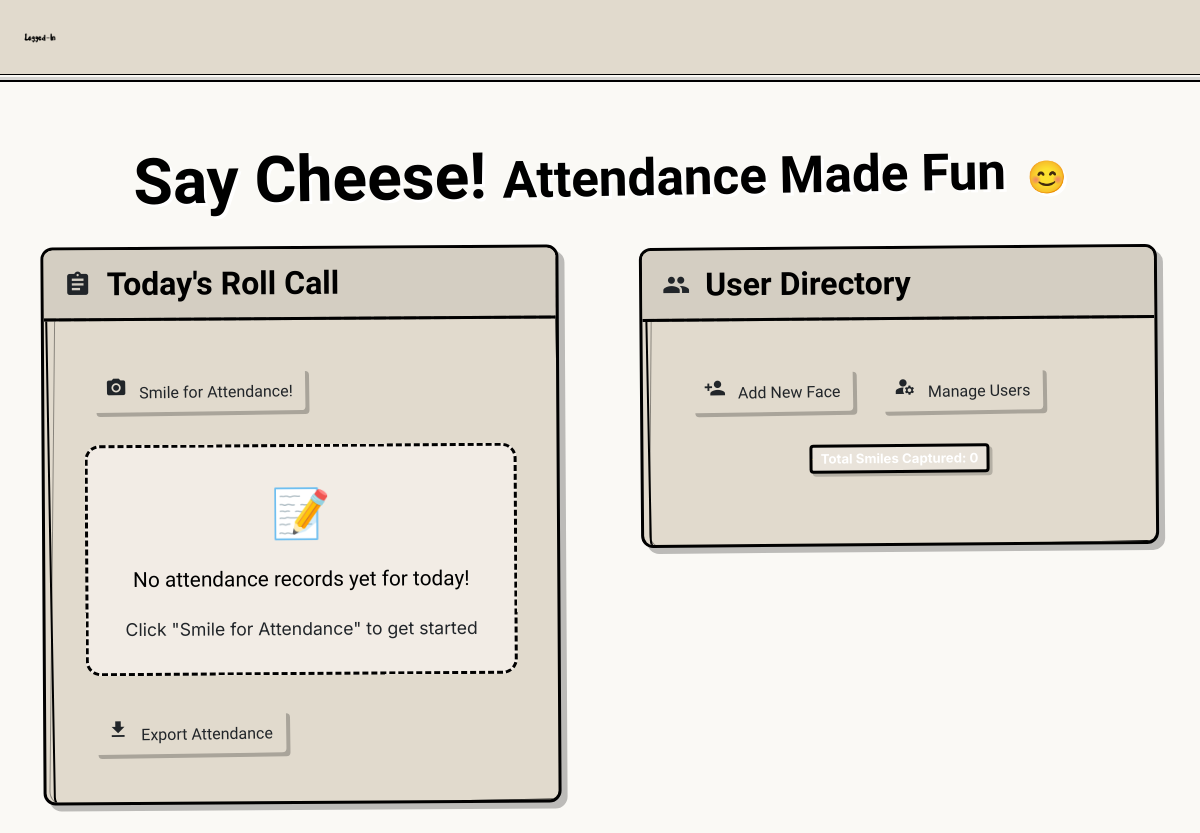
Before: / with the older database file.
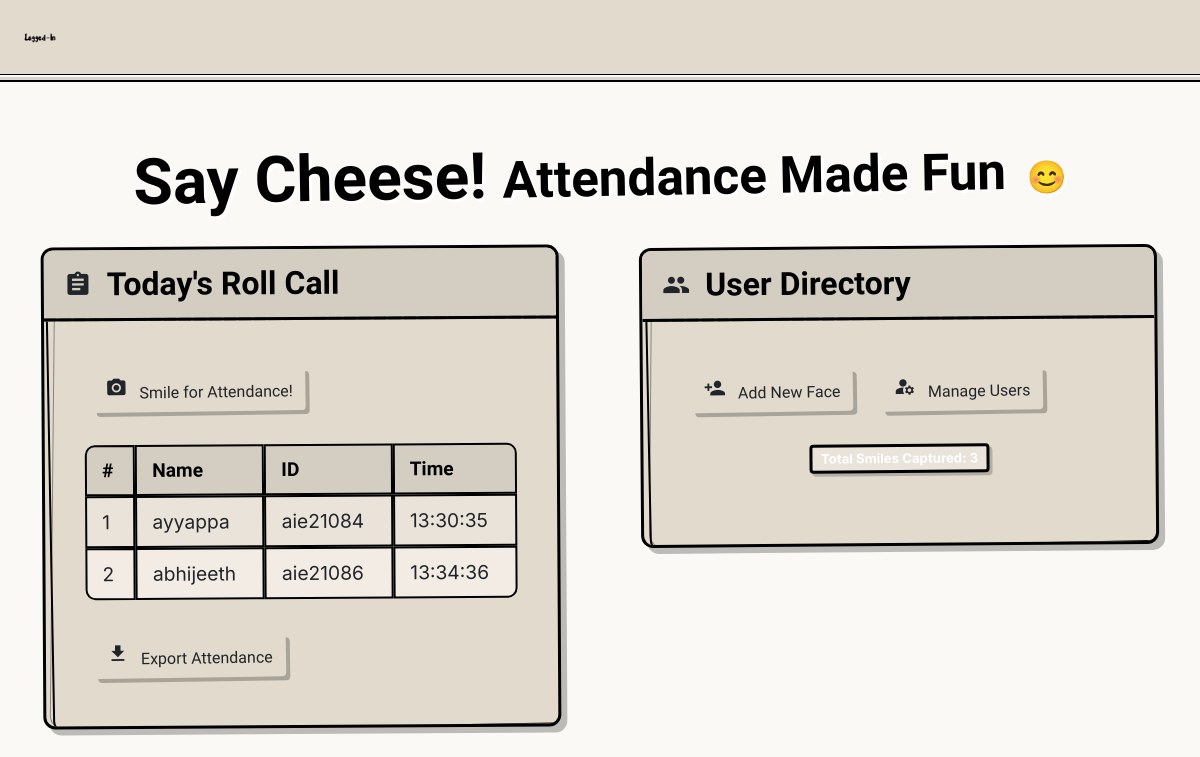
After: the same page with the newer database file.
### tables this page shows
CREATE TABLE attendance (
        id INTEGER PRIMARY KEY,
        user_id TEXT NOT NULL,
        name TEXT NOT NULL,
        date TEXT NOT NULL,
        time TEXT NOT NULL,
        FOREIGN KEY (user_id) REFERENCES users(user_id)
    );

### app.py (the view)
@app.route('/')
def index():
    names, rolls, times, l = extract_attendance()
    return render_template('index.html',
                           names=names,
                           rolls=rolls,
                           times=times,
                           l=l,
                           totalreg=get_total_users(),
                           datetoday2=datetoday2)

### app.py (called while the page is built, shortened)
@contextmanager
def get_db_connection():
    conn = None
    try:
        conn = sqlite3.connect('face_attendance.db', timeout=30.0)
        conn.execute("PRAGMA foreign_keys = ON")
        yield conn
    except Exception as e:
        print(f"Database connection error: {e}")
        traceback.print_exc()
        if conn:
            conn.rollback()
        raise
    finally:
        if conn:
            conn.commit()
            conn.close()

def execute_with_retry(operation, max_retries=5, retry_delay=1.0):
    retries = 0
    while retries < max_retries:
        try:
            return operation()
        except Exception as e:
            print(f"Database operation error: {e}")
            traceback.print_exc()
            raise

def get_total_users():
    def _get_count():
        with get_db_connection() as conn:
            cursor = conn.cursor()
            cursor.execute("SELECT COUNT(*) FROM users")
            count = cursor.fetchone()[0]
            return count
    try:
        return execute_with_retry(_get_count)
    except Exception as e:
        print(f"Error getting user count: {e}")
        return 0

@app.teardown_appcontext
def release_camera(exception):
    global camera
    with camera_lock:
        if camera is not None:
            try:
                camera.release()
                print("Camera released on app shutdown")
            except:
                pass
            camera = None

### templates/index.html (shortened to what this page needs)
<html lang="en">
<body>
{% extends 'navbar_logout.html' %}
{% block adminpage %}
<div class="container">
    <h1 class="main-title">Say Cheese! <span style="font-size: 0.8em;">Attendance Made Fun <span class="smile-icon">😊</span></span></h1>
    <div class="two-column-layout">
        <div>
            <div class="sketchy-box panel panel-left">
                <div class="panel-header">
                    <i class="material-icons icon">assignment</i>
                    <h2>Today's Roll Call</h2>
                </div>
                <div class="panel-body">
                    <button id="toggle-camera-btn" class="btn btn-blue btn-pulse">
                        <i class="material-icons" style="font-size: 22px; margin-right: 8px;">camera_alt</i>
                        Smile for Attendance!
                    </button>
                    <div id="attendance-table-container" style="margin-top: 25px;">
                        {% if l and l > 0 %}
                        <table class="sketchy-table">
                            <tr>
                                <th>#</th>
                                <th>Name</th>
                                <th>ID</th>
                                <th>Time</th>
                            </tr>
                            {% for i in range(l) %}
                            <tr>
                                <td>{{ i+1 }}</td>
                                <td>{{ names[i] }}</td>
                                <td>{{ rolls[i] }}</td>
                                <td>{{ times[i] }}</td>
                            </tr>
                            {% endfor %}
                        </table>
                        {% else %}
                        <div class="empty-state">
                            <div class="empty-state-icon">📝</div>
                            <div class="empty-state-text">No attendance records yet for today!</div>
                            <div>Click "Smile for Attendance" to get started</div>
                        </div>
                        {% endif %}
                    </div>
                    <button id="export-attendance-btn" class="btn btn-blue" style="margin-top: 15px;">
                        <i class="material-icons" style="font-size: 22px; margin-right: 8px;">download</i>
                        Export Attendance
                    </button>
                </div>
            </div>
        </div>
        <div>
            <div class="sketchy-box panel panel-right">
                <div class="panel-header">
                    <i class="material-icons icon">people</i>
                    <h2>User Directory</h2>
                </div>
                <div class="panel-body">
                    <button id="openModalBtn" class="btn btn-blue" style="margin-right: 15px;">
                        <i class="material-icons" style="font-size: 22px; margin-right: 8px;">person_add</i>
                        Add New Face
                    </button>
                    <button id="openManageUsersBtn" class="btn">
                        <i class="material-icons" style="font-size: 22px; margin-right: 8px;">manage_accounts</i>
                        Manage Users
                    </button>
                    <div style="margin-top: 25px; text-align: center;">
                        <span class="badge">Total Smiles Captured: {{totalreg}}</span>
                    </div>
                </div>
            </div>
        </div>
    </div>
</div>
{% endblock %}

### templates/navbar_logout.html (shortened to what this page needs)
<!doctype html>
<html lang="en">
  <head>
    <link rel="stylesheet" href="https://cdn.jsdelivr.net/npm/bootstrap@4.0.0/dist/css/bootstrap.min.css">
    <link href="https://cdn.jsdelivr.net/npm/bootstrap@5.0.0-beta3/dist/css/bootstrap.min.css" rel="stylesheet"
>
  </head>
  <body>
    <nav class="navbar">
        <div class="navbar-container">
            <img src="static/images/spicy.png" alt="Logged-In" class="logo">
        </div>
    </nav>
    {% block adminpage %}
    {% endblock adminpage %}
  </body>
</html>

### templates/index.html (style rules this page uses)
* { box-sizing: border-box; }
body { font-family: 'Architects Daughter', cursive; background-color: #faf9f5; color: #000; margin: 0; padding: 0; overflow-x: hidden; line-height: 1.6; font-size: 16px; }
.sketchy-box { position: relative; border: 3px solid #000; border-radius: 12px; background-color: #e1dacd; box-shadow: 6px 6px 0 rgba(0,0,0,0.25); transition: all 0.3s ease; margin-bottom: 25px; }
.sketchy-box::before { content: ''; position: absolute; top: 4px; left: 4px; right: -4px; bottom: -4px; z-index: -1; border: 2px solid #000; border-radius: 12px; transform: rotate(-0.7deg); }
.sketchy-box::after { content: ''; position: absolute; top: 7px; left: 7px; right: -7px; bottom: -7px; z-index: -2; border: 1px solid rgba(0,0,0,0.4); border-radius: 14px; transform: rotate(0.9deg); }
.container { max-width: 1400px; margin: 0 auto; padding: 30px; }
.main-title { font-family: 'Kalam', cursive; font-size: 4rem; text-align: center; margin: 2rem 0; position: relative; color: #000; text-shadow: 3px 3px 0 #fff; transform: rotate(-1deg); animation: bobble 3s infinite; font-weight: 700; }
.panel { margin-bottom: 40px; padding: 25px; overflow: hidden; position: relative; min-height: 300px; }
.panel-left { transform: rotate(-0.5deg); margin-right: 20px; }
.panel-right { transform: rotate(0.7deg); margin-left: 20px; }
.panel-header { padding: 15px 20px; margin: -25px -25px 25px -25px; border-bottom: 3px solid #000; display: flex; align-items: center; background-color: #d4cec2; position: relative; }
.panel-header::after { content: ''; position: absolute; bottom: -3px; left: 0; width: 100%; height: 3px; background: repeating-linear-gradient( to right, #000, #000 12px, transparent 12px, transparent 15px ); opacity: 0.4; }
.panel-header h2 { margin: 0; font-size: 2rem; font-family: 'Kalam', cursive; font-weight: 700; color: #000; }
.panel-header .icon { margin-right: 15px; vertical-align: middle; font-size: 28px; animation: spin 8s linear infinite; transform-origin: center; }
.panel-body { padding: 15px; font-size: 1.1rem; }
.btn { font-family: 'Architects Daughter', cursive; background-color: #fff; border: 3px solid #333; border-radius: 10px; padding: 12px 24px; font-size: 1.2rem; cursor: pointer; position: relative; transition: all 0.2s; display: inline-flex; align-items: center; margin: 8px; overflow: hidden; box-shadow: 4px 4px 0 rgba(0,0,0,0.25); transform: rotate(-0.5deg); color: #000; font-weight: 600; }
.btn::before { content: ''; position: absolute; top: 0; left: -100%; width: 100%; height: 100%; background: rgba(255,255,255,0.4); transition: all 0.3s ease; }
.btn-blue { background-color: #e3f2fd; color: #0d47a1; border-color: #0d47a1; }
.sketchy-table { width: 100%; border-collapse: separate; border-spacing: 0; margin: 20px 0; font-size: 1.2rem; }
.sketchy-table th, .sketchy-table td { border: 2px solid #000; padding: 12px 15px; position: relative; }
.sketchy-table th { background-color: #d4cec2; font-family: 'Kalam', cursive; font-weight: 700; color: #000; }
.sketchy-table th:first-child { border-top-left-radius: 10px; }
.sketchy-table th:last-child { border-top-right-radius: 10px; }
.sketchy-table tr:last-child td:first-child { border-bottom-left-radius: 10px; }
.sketchy-table tr:last-child td:last-child { border-bottom-right-radius: 10px; }
.sketchy-table tr:nth-child(even) { background-color: #eae3d9; }
.sketchy-table tr:nth-child(odd) { background-color: #f2ece5; }
.two-column-layout { display: flex; gap: 40px; }
.two-column-layout > div { flex: 1; }
.badge { display: inline-block; padding: 8px 15px; background-color: #e9e3da; border: 3px solid #000; border-radius: 25px; font-size: 1.1rem; box-shadow: 3px 3px 0 rgba(0,0,0,0.2); position: relative; overflow: hidden; color: #000; font-weight: 600; }
.badge::after { content: '✨'; position: absolute; top: 50%; left: -20px; transform: translateY(-50%); font-size: 18px; animation: sparkle 3s infinite; }
.smile-icon { display: inline-block; font-size: 2rem; margin-left: 8px; animation: smile-bounce 2s infinite; }
.navbar { padding: 15px 25px; display: flex; align-items: center; justify-content: space-between; border-bottom: 3px solid #000; background-color: #e1dacd; position: relative; }
.navbar::after { content: ''; position: absolute; bottom: -8px; left: 0; width: 100%; height: 5px; background-color: rgba(0,0,0,0.15); border-bottom: 2px solid #000; }
.logo { height: 70px; transition: all 0.3s ease; margin: 5px 0; }
.btn-pulse { animation: pulse-border 2s infinite; }

Changed rows visible on the page:
added attendance: name "ayyappa", user "aie21084", time "13:30:35"
added attendance: name "abhijeeth", user "aie21086", time "13:34:36"
Other visible differences:
{{ totalreg }}: "0" → "3"
text no longer shown: "📝 No attendance records yet for today! Click \"Smile for Attendance\" to get started"
text now shown: "# Name ID Time"
new list line: "1"
new list line: "2"
